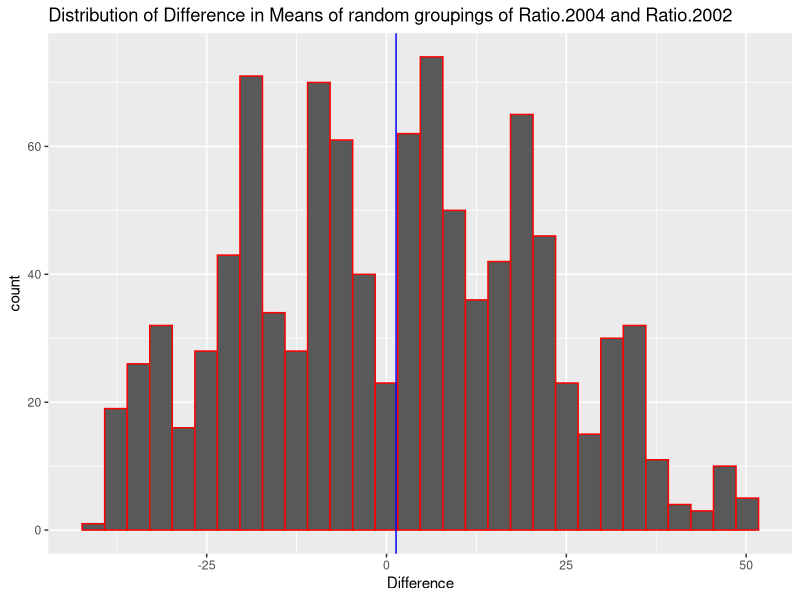

Recreate this plot in R.
## ---- chunk 1
knitr::opts_chunk$set(echo = FALSE, warning = FALSE, message = FALSE)
## ---- chunk 2
library(tidyverse)
trafficData <- read_csv("TrafficDeathsPer1000.csv")%>%
  rename(Country = "Traffic mortality per 100,000, age adjusted")
populationDensity <- read_csv("PopulationDensity.csv")%>%
  rename(Country = "Population density (per square km)")

trafficDataReal <- trafficData %>%
  select(Country,`2002`,`2004`)
trafficDataReal$`2002` <- as.numeric(trafficDataReal$`2002`)
trafficDataReal$`2004` <- as.numeric(trafficDataReal$`2004`)

populationDensityReal <- populationDensity %>%
  select(Country,`2002`,`2004`)
populationDensityReal$`2002` <- as.numeric(populationDensityReal$`2002`)
populationDensityReal$`2004` <- as.numeric(populationDensityReal$`2004`)


mergedData <- trafficDataReal %>%
  inner_join(populationDensityReal, by = "Country", suffix = c(".trafficDeath",".popDensity"))

mergedDataReal <- na.omit(mergedData)
## ---- chunk 3

trafficDataAdam <- na.omit(trafficDataReal) %>%
  select(`2002`,`2004`)
  
as_tibble(trafficDataAdam)%>%
  map_dbl(mean)
## ---- chunk 4
mergedDataAdam <- mergedDataReal %>%
  select(2:5)

myColSummary <- function(df,myFun){
  myOut <- vector("double", length(df))
  for(i in seq(df)){
    myOut[i] <- myFun(df[[i]])
  }
  return(myOut)
}
myColSummary(mergedDataAdam,mean)
myColSummary(mergedDataAdam,sd)

## ---- chunk 5
AdamData <- mergedDataReal %>%
  mutate(Ratio.2002 = `2002.popDensity` / `2002.trafficDeath`, 
         Ratio.2004 = `2004.popDensity` / `2004.trafficDeath`)
#higher the ratio, lower the traffic deaths relative to population density

mean2002 <- AdamData %>%
  select(Ratio.2002)%>%
  summarise(mean = mean(Ratio.2002))
mean2004 <- AdamData %>%
  select(Ratio.2004)%>%
  summarise(mean = mean(Ratio.2004))

differenceActual = mean2004 - mean2002

testData <- AdamData %>%
  select(Ratio.2002, Ratio.2004)

combined <- c(testData$Ratio.2002, testData$Ratio.2004)

permutationAdam <- function(perms = 1000, values, n1)
{
  outputMean <- vector("double", perms)
  for (i in c(1:perms))
  {
    # Randomly separate vector "values" into disjoint 
    # groups of size "n1" and "length(values) - n1" respectively
    
    vector1 <- sample(values, n1)
    vector2 <- setdiff(values, vector1)

    # Compute the sample means for the two groups from 
    firstMean <- mean(vector1)
    secondMean <- mean(vector2)
    
    # Compute the difference in sample means
    meanDifference <- firstMean - secondMean
    
    outputMean[i] <- meanDifference
  }
  # Return new updated vector, created in step 1
  return(outputMean)
}

resultAdam <- permutationAdam(1000,combined,150)

ggplot()+
  geom_histogram(aes(x=resultAdam), col = "red")+
  geom_vline(xintercept = 1.33, col = "blue")+
  labs(title="Distribution of Difference in Means of random groupings of Ratio.2004 and Ratio.2002")+
  xlab("Difference")

percentileData <- sum(resultAdam<1.33)/1000
percentileData
## ---- chunk 6

TrafficRichard <- na.omit(trafficDataReal) %>%
  select(`2002`,`2004`)

as_tibble(TrafficRichard)%>%
  map_dbl(median)
## ---- chunk 7
mergedRichardData <- mergedDataReal %>%
  select(2:5)

myColSummary <- function(df,myFun){
  myOut <- vector("double", length(df))
  for(i in seq(df)){
    myOut[i] <- myFun(df[[i]])
  }
  return(myOut)
}
myColSummary(mergedRichardData,median)
myColSummary(mergedRichardData,sd)

## ---- chunk 8

## ---- chunk 9

jazz_traffic <- na.omit(trafficDataReal)%>%
  select('2002','2004')

jazz_new <- jazz_traffic%>%
  map_dbl(max)
jazz_new/5

## ---- chunk 10
merged_jazz <- mergedDataReal %>%
  select(2:5)

myCol_jazz <- function(data, real_funct) {
  
  output <- vector("double", length(data))
  
  for(i in seq.int(data)){
    
    output[i] <- (real_funct(data[[i]])/5)
    
  }
  
  return(output)
  
}

myCol_jazz(merged_jazz,max)
myCol_jazz(merged_jazz,median)



## ---- chunk 11

jazz1 <- mergedDataReal%>%
  filter(' 2002.trafficDeath'> 3, '2004.trafficDeath' > 3) 

Jazz_data <- jazz1 %>%
  mutate(Ratio1.2002 = `2002.trafficDeath` / `2002.popDensity`, 
         Ratio1.2004 = `2004.trafficDeath` / `2004.popDensity`)

#higher the ratio, the higher percentage of greater than 3 traffic deaths relative to the population density per 20,000 people

max2002 <- Jazz_data %>%
  select(Ratio1.2002)%>%
  summarise(max_ = max(Ratio1.2002))
max2004 <- Jazz_data %>%
  select(Ratio1.2004)%>%
  summarise(max_1 = max(Ratio1.2004))

difference = max2004 - max2002

testing <- Jazz_data %>%
  select(Ratio1.2002, Ratio1.2004)

combined_data <- c(testing$Ratio1.2002, testing$Ratio1.2004)

Jazz_perm <- function(perms = 1000, values, n1)
{
  outputMax <- vector("double", perms)
  for (i in c(1:perms))
  {
    # Randomly separate vector "values" into disjoint 
    # groups of size "n1" and "length(values) - n1" respectively
    
    vector1 <- sample(values, n1)
    vector2 <- setdiff(values, vector1)

    # Compute the sample medians for the two groups from 
    firstMax <- max(vector1)
    secondMax <- max(vector2)
    
    # Compute the difference in sample medians
    maxDifference <- firstMax - secondMax
    
    outputMax[i] <- maxDifference
  }
  # Return new updated vector, created in step 1
  return(outputMax)
}

results <- Jazz_perm(1000,combined_data)
